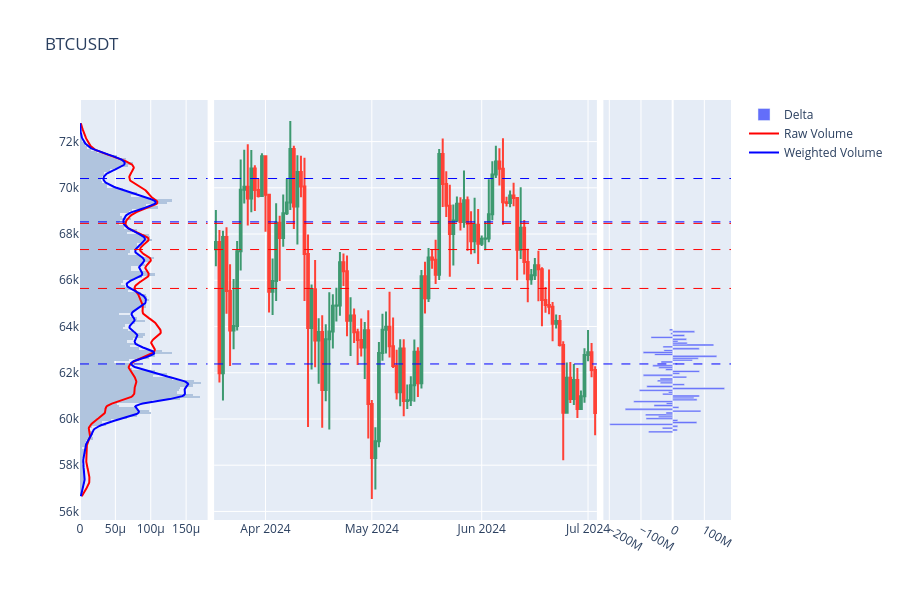

Notebook code for this chart:
### Code cell
%%time

fig = make_subplots(
    rows=1,
    cols=3,
    column_widths=[0.2,0.6,0.2],
    horizontal_spacing=0.01,
    shared_yaxes=True,
    shared_xaxes='columns',
)

fig.add_trace(
    go.Bar(
        x=result['delta'],
        y=result['vwap_bin'],
        orientation='h',
        name='Delta',
    ),
    row=1,
    col=3,
)

fig.add_trace(
    go.Histogram(
        name='Vol Profile',
        x=weighted_volume,
        y=df_ohlc['vwap'],
        nbinsx=num_samples, 
        histfunc='sum',
        histnorm='probability density',
        marker_color='#B0C4DE',
        orientation='h',
        showlegend=False,
    ),
    row=1,
    col=1,
)

# cvd = (df_ohlc_1d['quote_buy_volume'] * 2 - df_ohlc_1d['quote_volume']).cum_sum()
# fig.add_trace(
#     go.Bar(
#         x=df_ohlc_1d['date'],
#         y=cvd,
#     ),
#     row=2,
#     col=2,
# )

fig.add_trace(
    go.Scatter(
        x=kdy_raw,
        y=xr,
        line={'color':'red'},
        name='Raw Volume',
    ),
    row=1,
    col=1,

)

fig.add_trace(
    go.Scatter(
        x=kdy_weighted,
        y=xr,
        line={'color':'blue'},
        name='Weighted Volume',
    ),
    row=1,
    col=1,

)

fig.add_trace(
    go.Candlestick(
        x=df_ohlc_1d['date'],
        open=df_ohlc_1d['open'],
        high=df_ohlc_1d['high'],
        low=df_ohlc_1d['low'],
        close=df_ohlc_1d['close'],
        showlegend=False,
    ),
    row=1,
    col=2,
)

for lvl in lv_levels_raw:
    fig.add_hline(
        lvl,
        line={
            'width':1,
            'dash':'dash',
            'color':'red',
        },
    )

for lvl in lv_levels_weighted:
    fig.add_hline(
        lvl,
        line={
            'width':1,
            'dash':'dash',
            'color':'blue',
        },
    )

fig.update_xaxes(
    rangeslider={
        'visible':False,
    },
    row=1,
    col=2
)

fig.update_layout(
    title=symbol,
    height=600,
    # xaxis_rangeslider_visible=False,
)
